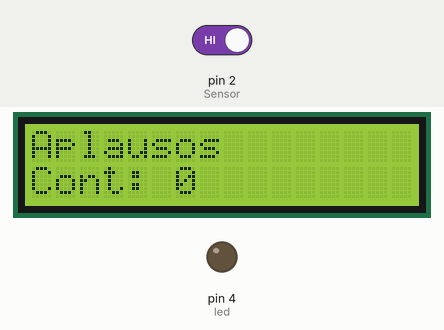
Recording of a sketch running on a simulated Arduino Uno, built with avr-gcc and run on an emulated ATmega328P. Shown: 16×2 character LCD, output pins drawn as LEDs (lit = HIGH). The test bench sets the inputs (shaded band); at power-on: pin 2 (Sensor) HIGH.

Above: at 1.2 s.
1.3 s: pin 2 (Sensor) driven LOW
At 1.7 s:
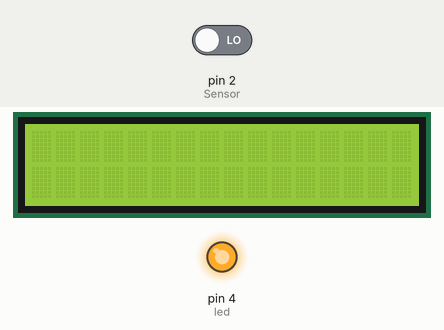
4.3 s: pin 2 (Sensor) driven HIGH
At 4.8 s:
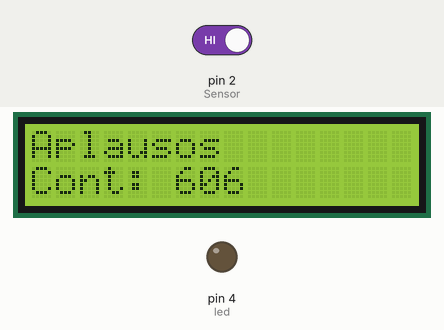
Timing chart, 0 to 7.3 s (numbered marks = the images above; inputs shaded):
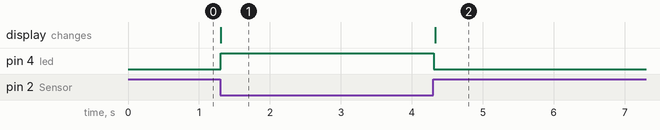

Measured:
- after the input at 1.3 s, pin 4 (led): LOW → HIGH at once; the display: changes at once (image 1)
- after the input at 4.3 s, pin 4 (led): HIGH → LOW at once; the display: changes at once (image 2)

The sketch:

soundSensor.ino
```cpp
#include <LiquidCrystal.h>
int cont=0;
int Sensor=2;
int led=4;
LiquidCrystal lcd (A0, A1, A2, A3, A4, A5);
void setup() {
  // put your setup code here, to run once:
pinMode(led, OUTPUT);
pinMode(Sensor,INPUT);
 lcd.begin(16, 2);
}

void loop() {
  int statusS=digitalRead(Sensor);
    lcd.setCursor(0, 0);
  lcd.print("Aplausos ");
  lcd.setCursor(0, 1);
  lcd.print("Cont: ");
  lcd.print(cont);
  if (statusS==0)
  {
    lcd.clear();
    digitalWrite(led,HIGH);
    cont++;
  }
  else
  {
    digitalWrite(led,LOW);
  }
  // put your main code here, to run repeatedly:

}
```
